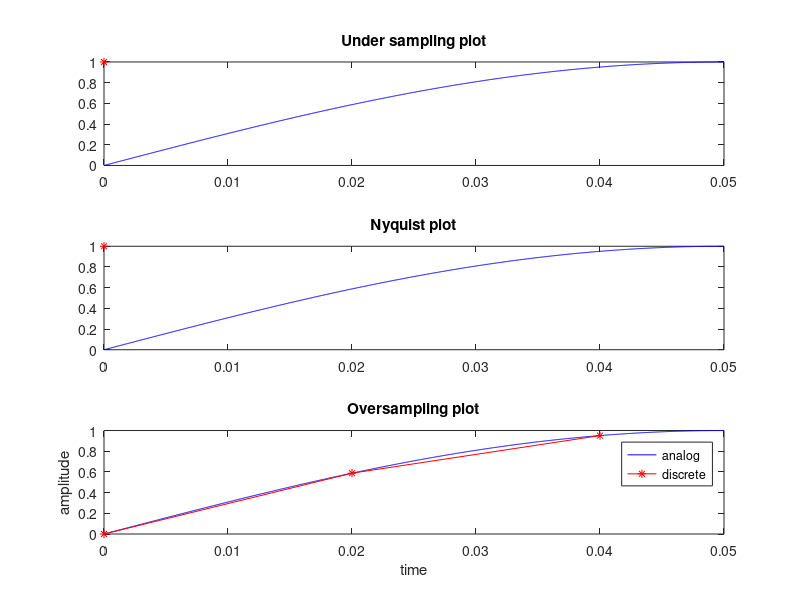

Recreate this plot in MATLAB.
tfinal=0.05;
t=0:0.00005: tfinal;
fmax=input('Enter analog frequency');

%define analog signal for comparison 
xt=sin(2*pi*fmax*t); 

%simulate condition for under sampling i.e., fs1<2*fmax
fs1=1.3*fmax; 
%define the time vector
n1=0:1/fs1:tfinal;
%Generate the under sampled signal 
xn1=cos(2*pi*n1*fmax);
%plot the analog & sampled signals
subplot(3,1,1);
plot(t,xt,'b',n1,xn1,'r*-');
title('Under sampling plot');

 %Condition for Nyquist plot
fs2=2*fmax;
n2=0:1/fs2:tfinal;
xn2=cos(2*pi*fmax*n2);
subplot(3,1,2);
plot(t,xt,'b',n2,xn2,'r*-');
title('Nyquist plot');

%Condition for Oversampling
fs3=10*fmax;  
n3=0:1/fs3:tfinal;
xn3=sin(2*pi*fmax*n3);
subplot(3,1,3);
plot(t,xt,'b',n3,xn3,'r*-');
title('Oversampling plot');
xlabel('time');
ylabel('amplitude');
legend('analog','discrete')